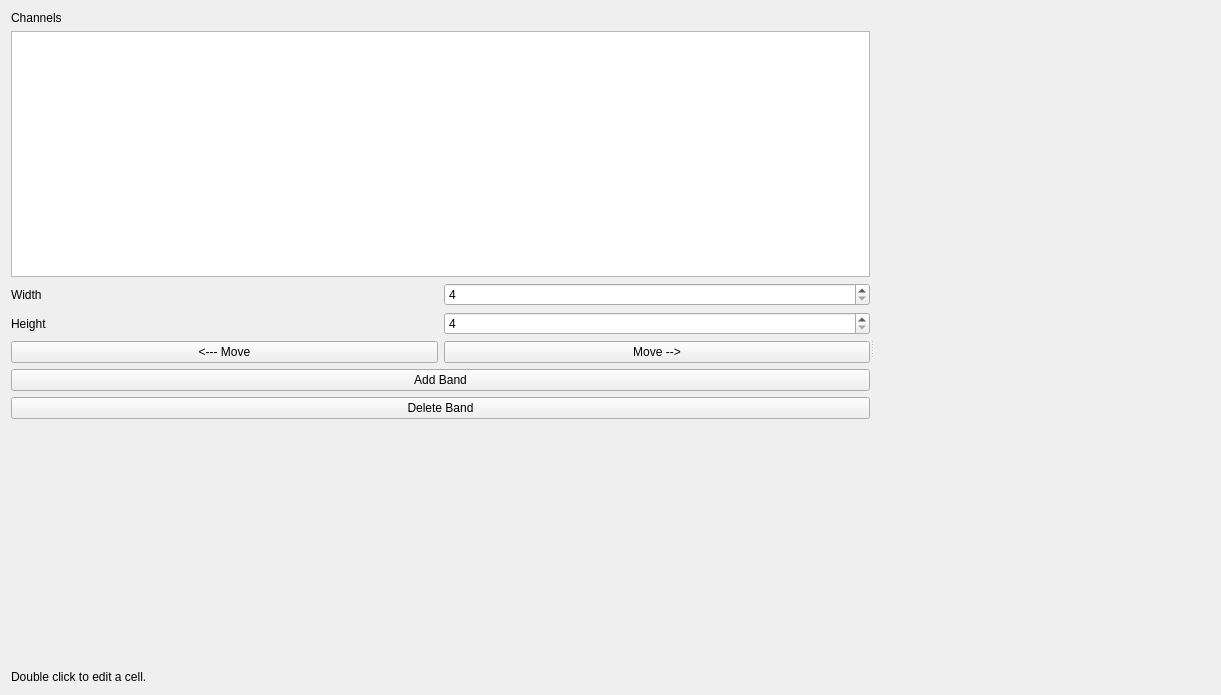
<?xml version="1.0" encoding="UTF-8"?>
<ui version="4.0">
 <class>Form</class>
 <widget class="QWidget" name="Form">
  <property name="geometry">
   <rect>
    <x>0</x>
    <y>0</y>
    <width>1221</width>
    <height>695</height>
   </rect>
  </property>
  <property name="windowTitle">
   <string>Form</string>
  </property>
  <layout class="QVBoxLayout" name="verticalLayout">
   <item>
    <widget class="QSplitter" name="splitter">
     <property name="orientation">
      <enum>Qt::Orientation::Horizontal</enum>
     </property>
     <widget class="QWidget" name="gridWidget" native="true">
      <property name="sizePolicy">
       <sizepolicy hsizetype="Expanding" vsizetype="Preferred">
        <horstretch>0</horstretch>
        <verstretch>0</verstretch>
       </sizepolicy>
      </property>
      <property name="minimumSize">
       <size>
        <width>0</width>
        <height>0</height>
       </size>
      </property>
      <property name="maximumSize">
       <size>
        <width>60000</width>
        <height>60000</height>
       </size>
      </property>
      <layout class="QVBoxLayout" name="verticalLayout_4">
       <property name="sizeConstraint">
        <enum>QLayout::SizeConstraint::SetDefaultConstraint</enum>
       </property>
       <item>
        <widget class="QLabel" name="label_4">
         <property name="maximumSize">
          <size>
           <width>50</width>
           <height>16777215</height>
          </size>
         </property>
         <property name="text">
          <string>Channels</string>
         </property>
        </widget>
       </item>
       <item>
        <widget class="TableView" name="tableView">
         <property name="editTriggers">
          <set>QAbstractItemView::EditTrigger::AnyKeyPressed|QAbstractItemView::EditTrigger::DoubleClicked|QAbstractItemView::EditTrigger::EditKeyPressed</set>
         </property>
         <attribute name="horizontalHeaderMinimumSectionSize">
          <number>30</number>
         </attribute>
         <attribute name="horizontalHeaderDefaultSectionSize">
          <number>50</number>
         </attribute>
        </widget>
       </item>
       <item>
        <layout class="QGridLayout" name="gridLayout">
         <item row="1" column="1">
          <widget class="QSpinBox" name="spinHeight">
           <property name="minimum">
            <number>4</number>
           </property>
           <property name="maximum">
            <number>8192</number>
           </property>
          </widget>
         </item>
         <item row="2" column="1">
          <widget class="QPushButton" name="rightButton">
           <property name="text">
            <string>Move --&gt;</string>
           </property>
          </widget>
         </item>
         <item row="0" column="0">
          <widget class="QLabel" name="label">
           <property name="text">
            <string>Width</string>
           </property>
          </widget>
         </item>
         <item row="1" column="0">
          <widget class="QLabel" name="label_2">
           <property name="text">
            <string>Height</string>
           </property>
          </widget>
         </item>
         <item row="2" column="0">
          <widget class="QPushButton" name="leftButton">
           <property name="text">
            <string>&lt;--- Move</string>
           </property>
          </widget>
         </item>
         <item row="0" column="1">
          <widget class="QSpinBox" name="spinWidth">
           <property name="minimum">
            <number>4</number>
           </property>
           <property name="maximum">
            <number>8192</number>
           </property>
          </widget>
         </item>
        </layout>
       </item>
       <item>
        <widget class="QPushButton" name="addButton">
         <property name="text">
          <string>Add Band</string>
         </property>
        </widget>
       </item>
       <item>
        <widget class="QPushButton" name="deleteButton">
         <property name="text">
          <string>Delete Band</string>
         </property>
        </widget>
       </item>
       <item>
        <spacer name="verticalSpacer">
         <property name="orientation">
          <enum>Qt::Orientation::Vertical</enum>
         </property>
         <property name="sizeHint" stdset="0">
          <size>
           <width>20</width>
           <height>40</height>
          </size>
         </property>
        </spacer>
       </item>
       <item>
        <widget class="QLabel" name="label_3">
         <property name="text">
          <string>Double click to edit a cell.</string>
         </property>
        </widget>
       </item>
      </layout>
     </widget>
     <widget class="Canvas" name="canvas" native="true">
      <property name="sizePolicy">
       <sizepolicy hsizetype="Preferred" vsizetype="MinimumExpanding">
        <horstretch>0</horstretch>
        <verstretch>0</verstretch>
       </sizepolicy>
      </property>
     </widget>
    </widget>
   </item>
  </layout>
 </widget>
 <customwidgets>
  <customwidget>
   <class>Canvas</class>
   <extends>QWidget</extends>
   <header>pcot.ui.canvas</header>
   <container>1</container>
  </customwidget>
  <customwidget>
   <class>TableView</class>
   <extends>QTableView</extends>
   <header>pcot.ui.tablemodel</header>
  </customwidget>
 </customwidgets>
 <resources/>
 <connections/>
</ui>
